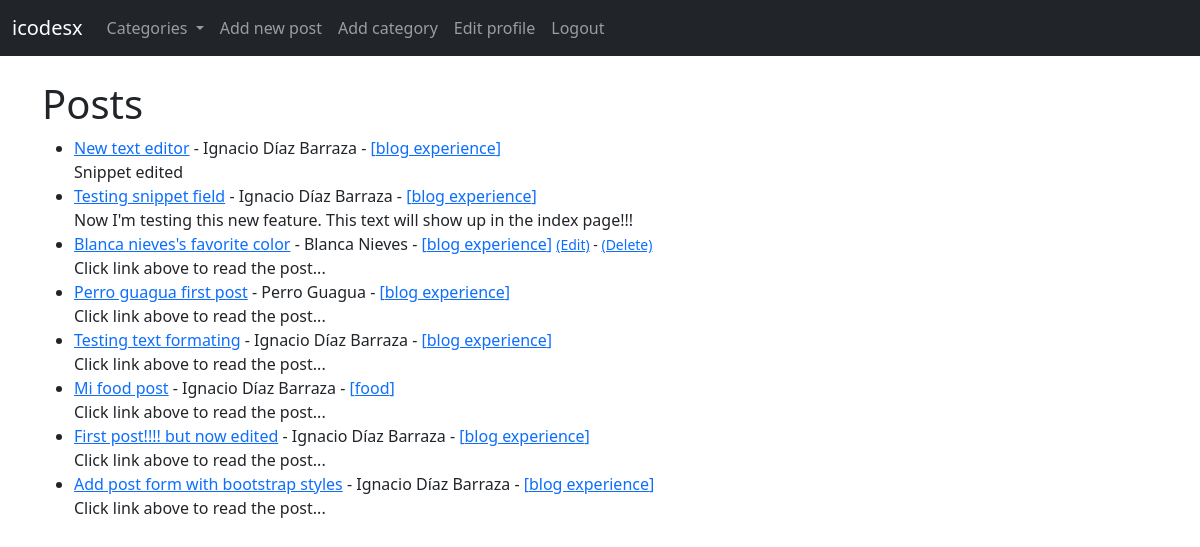
The page / (signed in) on the database its author committed.
### blogapp/models.py (models this page shows, shortened)
class Post(models.Model):
    title = models.CharField(max_length=255)
    title_tag = models.CharField(max_length=255)
    author = models.ForeignKey(User, on_delete=models.CASCADE)
    body = RichTextField(blank=True, null=True)
    post_date = models.DateField(auto_now_add=True)
    category = models.CharField(max_length=255, default='Blog experience')
    snippet = models.CharField(max_length=255)
    likes = models.ManyToManyField(User, related_name='blog_posts')

### blogapp/views.py (the view)
# urls.py: path('', IndexView.as_view(), name='index'),
class IndexView(ListView):
    model = Post
    template_name = 'index.html'
    ordering = ['-post_date']
    def get_context_data(self, *args, **kwargs):
        cat_menu = Category.objects.all()
        context = super(IndexView, self).get_context_data(*args, **kwargs)
        context['cat_menu'] = cat_menu
        return context

### blogapp/models.py (called while the page is built)
    def __str__(self):
        return self.name

### blogapp/templates/index.html
{% extends 'base.html' %}
{% block content %}
    <h1>Posts</h1>
    <ul>
    {% for post in object_list %}
        <li>
            <a href="{% url 'post' post.pk %}">{{ post.title }}</a> -
            {{ post.author.first_name }} {{ post.author.last_name }} -
            <a href="{% url 'category' post.category|slugify %}">[{{ post.category }}]</a>
            {% if user.is_authenticated and user.id == post.author.id %}
                <small>
                    <a href="{% url 'edit-post' post.pk %}">(Edit)</a> -
                    <a href="{% url 'delete-post' post.pk %}">(Delete)</a>
                </small>
            {% endif %}
            <br>
            {{ post.snippet }}
        </li>
    {% endfor %}
    </ul>
{% endblock %}

### rows shown on the page
Post: title "New text editor", author.first_name "Ignacio", author.last_name "Díaz Barraza", category "blog experience", snippet "Snippet edited"
Post: title "Testing snippet field", author.first_name "Ignacio", author.last_name "Díaz Barraza", category "blog experience", snippet "Now I'm testing this new feature. This text will show up in the index page!!!"
Post: title "Blanca nieves's favorite color", author.first_name "Blanca", author.last_name "Nieves", category "blog experience", shows "(Edit)", snippet "Click link above to read the post..."
Post: title "Perro guagua first post", author.first_name "Perro", author.last_name "Guagua", category "blog experience", snippet "Click link above to read the post..."
Post: title "Testing text formating", author.first_name "Ignacio", author.last_name "Díaz Barraza", category "blog experience", snippet "Click link above to read the post..."
Post: title "Mi food post", author.first_name "Ignacio", author.last_name "Díaz Barraza", category "food", snippet "Click link above to read the post..."
Post: title "First post!!!! but now edited", author.first_name "Ignacio", author.last_name "Díaz Barraza", category "blog experience", snippet "Click link above to read the post..."
Post: title "Add post form with bootstrap styles", author.first_name "Ignacio", author.last_name "Díaz Barraza", category "blog experience", snippet "Click link above to read the post..."
